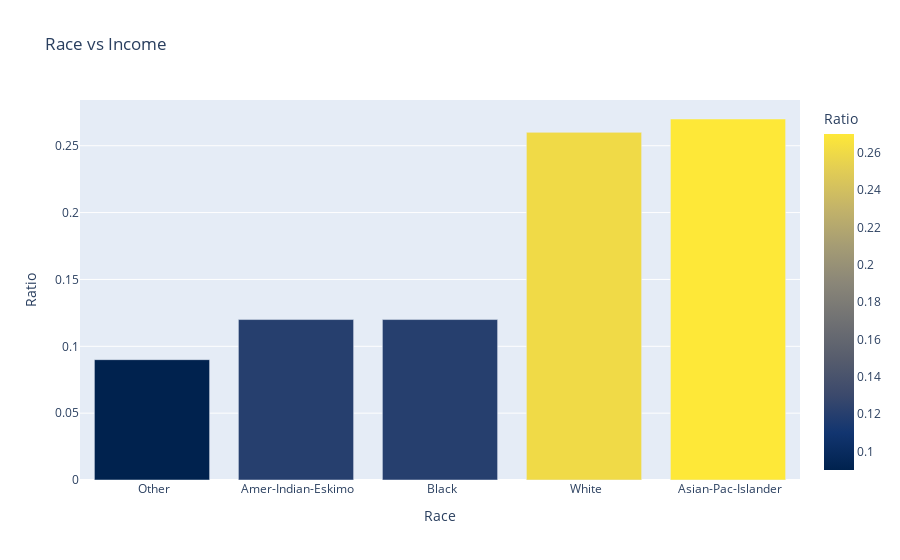

Write notebook code for a chart like this one.
### Markdown cell above
##### Race vs Income

### Code cell
incomeRace = pd.DataFrame(df_original.groupby('race').income.value_counts())
incomeRace = incomeRace.unstack()
incomeRace['Ratio'] = round(incomeRace['count',' >50K'] / (incomeRace['count',' >50K']+incomeRace['count',' <=50K']),2)
incomeRace['Race'] = incomeRace.index
incomeRace = incomeRace.droplevel('income',axis=1)
incomeRace = incomeRace.sort_values('Ratio')

fig = px.bar(pd.DataFrame(incomeRace),
             x='Race',
             y='Ratio',
             color='Ratio',
             color_continuous_scale="cividis",
             title='Race vs Income')
fig.show()

### Figure 1 — Plotly figure (JSON) as saved in the notebook; plotly's stock layout.template omitted (floating-point values rounded to 4 significant figures)
{"data": [{"alignmentgroup": "True", "hovertemplate": "Race=%{x}<br>Ratio=%{marker.color}<extra></extra>", "legendgroup": "", "marker": {"color": [0.09, 0.12, 0.12, 0.26, 0.27], "coloraxis": "coloraxis", "pattern": {"shape": ""}}, "name": "", "offsetgroup": "", "orientation": "v", "showlegend": false, "textposition": "auto", "type": "bar", "x": [" Other", " Amer-Indian-Eskimo", " Black", " White", " Asian-Pac-Islander"], "xaxis": "x", "y": [0.09, 0.12, 0.12, 0.26, 0.27], "yaxis": "y"}], "layout": {"barmode": "relative", "coloraxis": {"colorbar": {"title": {"text": "Ratio"}}, "colorscale": [[0, "#00224e"], [0.1111, "#123570"], [0.2222, "#3b496c"], [0.3333, "#575d6d"], [0.4444, "#707173"], [0.5556, "#8a8678"], [0.6667, "#a59c74"], [0.7778, "#c3b369"], [0.8889, "#e1cc55"], [1, "#fee838"]]}, "legend": {"tracegroupgap": 0}, "title": {"text": "Race vs Income"}, "xaxis": {"anchor": "y", "domain": [0, 1], "title": {"text": "Race"}}, "yaxis": {"anchor": "x", "domain": [0, 1], "title": {"text": "Ratio"}}}}
